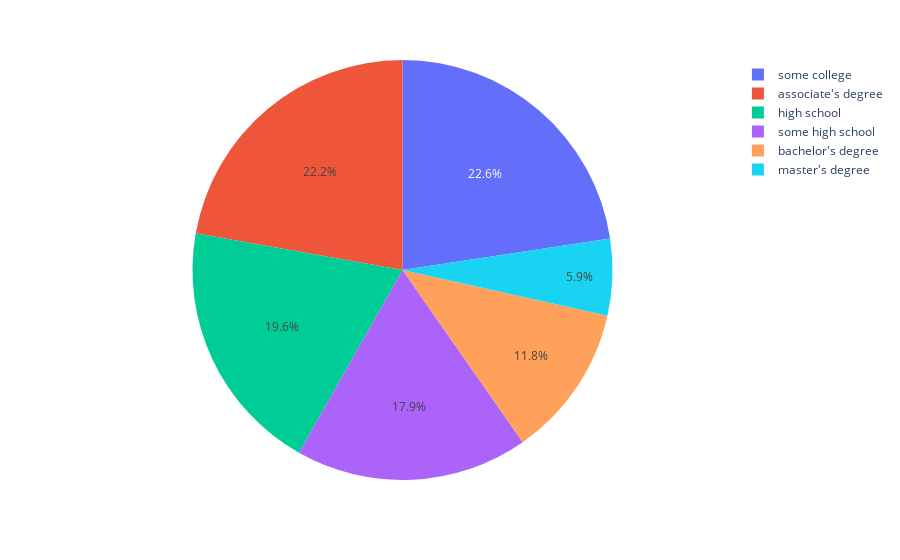

Notebook source saved alongside this figure:
### Code cell
fig3 = px.pie(dt,'parental level of education', )
fig3.show()

### Figure 1 — Plotly figure (JSON) as saved in the notebook; plotly's stock layout.template omitted (floating-point values rounded to 4 significant figures; data arrays with more than 128 entries replaced by an {"elided": "..."} marker saying what was removed)
{"data": [{"domain": {"x": [0, 1], "y": [0, 1]}, "hovertemplate": "parental level of education=%{label}<extra></extra>", "labels": {"elided": "1000 str values"}, "legendgroup": "", "name": "", "showlegend": true, "type": "pie"}], "layout": {"legend": {"tracegroupgap": 0}, "margin": {"t": 60}}}
